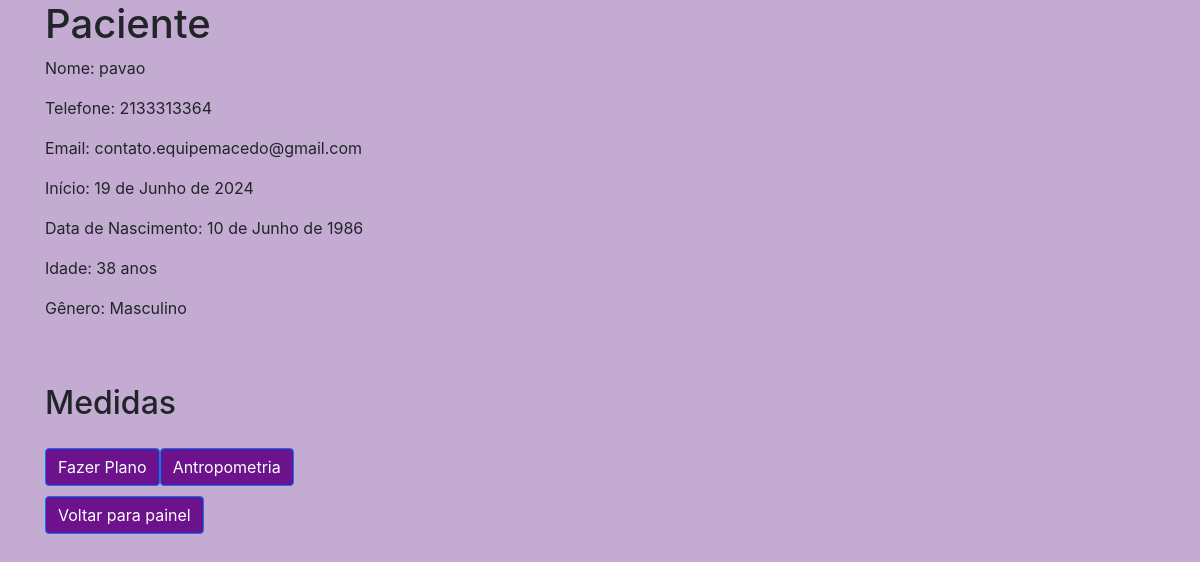
Page /pacientes/9/ on the committed database.
### plano/models.py (models this page shows, shortened)
class Base(models.Model):
    criado = models.DateField('Criação', auto_now_add=True)
    modificado = models.DateField('Atualização', auto_now=True)
    ativo = models.BooleanField('Ativo?', default=True )
    class Meta:
        abstract = True

class Paciente(Base):
    nome = models.CharField('nome', max_length=100)
    telefone = models.CharField('Telefone', max_length=20)
    email = models.EmailField('E-mail')
    nascimento = models.DateField('Data de Nascimento')
    genero = models.CharField('Genero', max_length=100)

### plano/views.py (the view)
# urls.py: path('pacientes/<int:pk>/', pacientes, name='pacientes'),
def pacientes(request,pk):
    paciente = Paciente.objects.get(id=pk)
    medida = Medida.objects.filter(id=pk)
    data_nascimento = paciente.nascimento
    data_atual = date.today()
    idade = data_atual.year - data_nascimento.year - ((data_atual.month, data_atual.day) < (data_nascimento.month, data_nascimento.day))
    context = {
        'paciente': paciente,
        'medida': medida,
        'idade' : idade,
    }
    return render(request, 'paciente.html',context)

### plano/templates/paciente.html (shortened to what this page needs)
{% load static %}
<html lang="pt-br">
<head>
    <link rel="stylesheet" href="https://maxcdn.bootstrapcdn.com/bootstrap/4.5.2/css/bootstrap.min.css">
    <link rel="stylesheet" href="{% static 'css/style.css' %}">
</head>
<body>
    <div class="container">
        <h1>Paciente</h1>
        <p>Nome: {{ paciente.nome }}</p>
        <p>Telefone: {{ paciente.telefone }}</p>
        <p>Email: {{ paciente.email }}</p>
        <p>Início: {{ paciente.criado }}</p>
        <p>Data de Nascimento: {{ paciente.nascimento }}</p>
        <p>Idade: {{idade}} anos</p>
        <p>Gênero: {{ paciente.genero }} </p>
        <br><br>
        <h2>Medidas</h2>
        <div class="d-flex">
            <a href="{% url 'planos' paciente.id %}" class="btn btn-primary">Fazer Plano</a>
            <a href="{% url 'antropometria' paciente.id %}" class="btn btn-primary">Antropometria</a>
        </div>
        <div class="d-flex">
        <a href="{% url 'painel' %}" class="btn btn-primary">Voltar para painel</a>
        </div>
    </div>
</body>
</html>

### plano/static/css/style.css (style rules this page uses)
body { background-color: #c3abd1 ; }
.btn { margin-top: 10px; background-color: #6c128d; color: white; }

### rows in the picture
Paciente: nome "pavao", telefone "2133313364", email "contato.equipemacedo@gmail.com", criado "19 de Junho de 2024", nascimento "10 de Junho de 1986", genero "Masculino"
